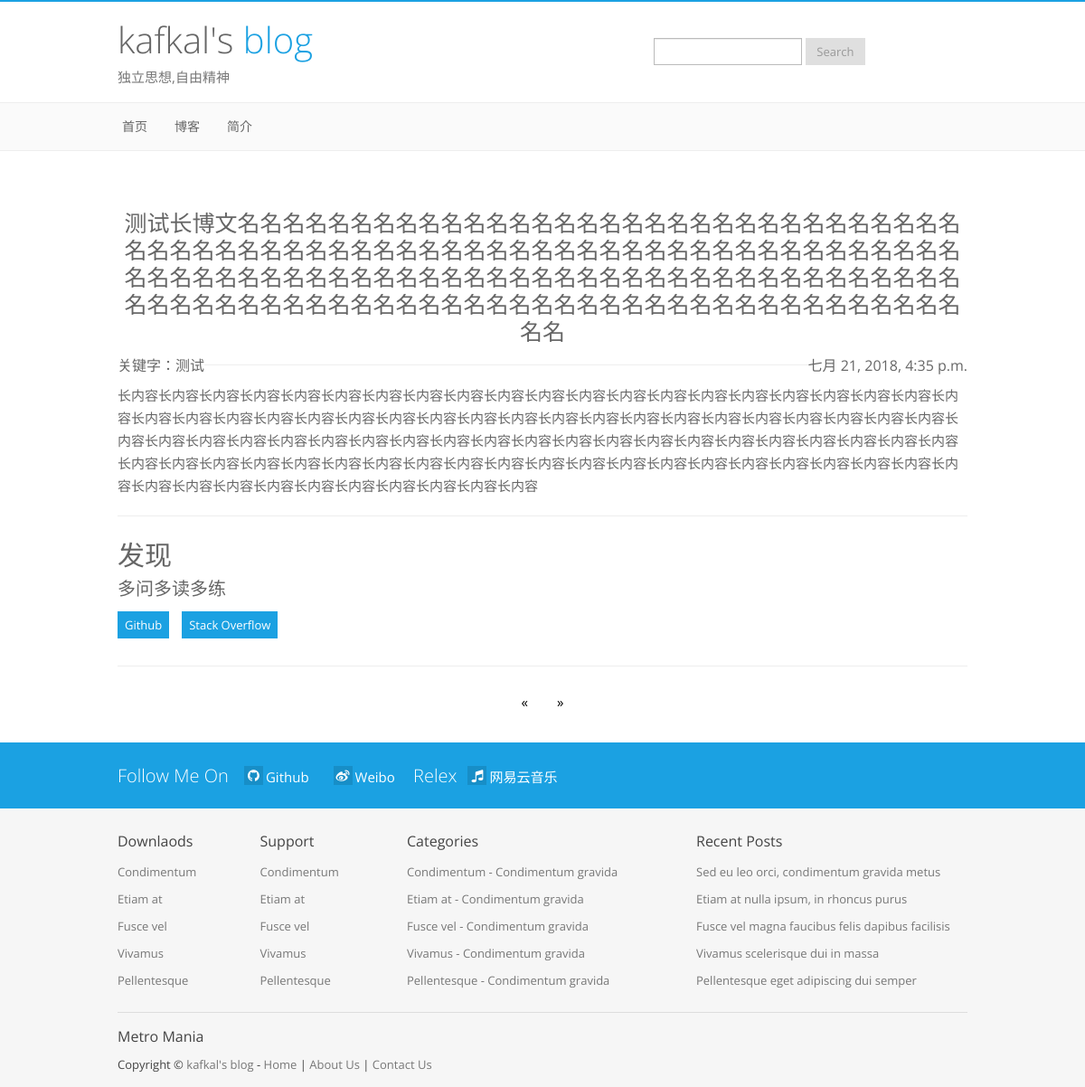
The app's page /blog/detail/4/ with its own data.
### blog/models.py (models this page shows, shortened)
class BlogsPost(models.Model):
    title = models.CharField(max_length=150)  #博客标题
    text = RichTextUploadingField(config_name="博客正文")                 #博客正文
    date = models.DateTimeField()             #发布时间
    keywords = models.TextField(default='')             #关键词

### blog/views.py (the view)
# urls.py: path('detail/<int:pk>/',views.BlogDetails.as_view(),name='detail'),
class BlogDetails(generic.DetailView):
    model = BlogsPost
    template_name = 'blog/blogdetail.html'
    context_object_name = 'blog'

### blog/templates/blog/blogdetail.html (shortened to what this page needs)
{% load static %}
{% load spacify %}
<!DOCTYPE html>
<html lang="en">
<head>
  <link rel="stylesheet" href="https://cdn.bootcss.com/font-awesome/4.7.0/css/font-awesome.css">
  <link href="{% static 'index/style/bootstrap.css' %}" rel="stylesheet" />
  <link href="{% static 'index/style/prettyPhoto.css' %}" rel="stylesheet"/>
  <link rel="stylesheet" href="{% static 'index/style/slider.css' %}" />
  <link rel="stylesheet" href="{% static 'index/style/flexslider.css' %}" />
  <link href="{% static 'index/style/style.css' %}" rel="stylesheet" />
  <link href="{% static 'index/style/lblue.css' %}" rel="stylesheet" />
  <link href="{% static 'index/style/bootstrap-responsive.css' %}" rel="stylesheet" />
<meta http-equiv="Content-Type" content="text/html; charset=utf-8" /></head>
<body>
<header>
  <div class="container">
    <div class="row">
      <div class="span6">
        <div class="logo">
          <h1><a href="#">kafkal's <span class="color">blog</span></a></h1>
          <div class="hmeta">独立思想,自由精神</div>
        </div>
      </div>
      <div class="span6">
        <div class="form">
          <form method="get" id="searchform" action="#" class="form-search" />
            <input type="text" value="" name="s" id="s" class="input-medium" />
            <button type="submit" class="btn">Search</button>
        </div>
      </div>
    </div>
  </div>
</header>
          <div class="navbar">
           <div class="navbar-inner">
             <div class="container">
               <div class="nav-collapse collapse">
                 <ul class="nav">
                   <li><a href="{% url 'index:index' %}">首页</a></li>
                   <li><a href="{% url 'blog:index' %}">博客</a></li>
                   <li><a href="{% url 'index:aboutus' %}">简介</a></li>
                 </ul>
               </div>
              </div>
           </div>
         </div>
<div class="content">
  <div class="container">
    <div class="row center">
      <div class="span12">
        <div class="bor"></div>
        <div class="bor"></div>
            <h4>{{ blog.title }}</h4><h6 style="float: right">{{ blog.date }}</h6><h6 style="float: left">关键字：{{ blog.keywords }}</h6>
            <hr/>
          <div align="left">{{ blog.text|safe }}</div>
      </div>
    </div>
<hr />
  <div class="discover">
    <div class="row">
      <div class="span12">
        <h3>发现</h3>
        <div class="big grey">多问多读多练</div>
          <div class="dis-nav button">
            <a href="#" id="one">Github</a>
            <a href="https://stackoverflow.com/"id="two">Stack Overflow</a>
          </div>
      </div>
    </div>
  </div>
<hr />
  <div style="text-align: center">
    <ul class="pagination">
        <li><a href="{% url 'blog:index' %}">«</a></li>
        <li><a href="#">»</a></li>
    </ul>
  </div>
</div>
<div class="social-links">
  <div class="container">
    <div class="row">
      <div class="span12">
          <p class="big"><span>Follow Me On</span> <a href="https://github.com/mtp1997411" target="_blank"><i class="fa fa-github"></i>Github</a><a href="https://weibo.com/u/2211865032" target="_blank"><i class="fa fa-weibo"></i>Weibo</a>
              <span>Relex</span><a href="https://music.163.com/#/playlist?id=423085978" target="_blank"><i class="fa fa-music"></i>网易云音乐</a></p>
      </div>
    </div>
  </div>
</div>
<footer>
  <div class="container">
    <div class="row">
      <div class="widgets">
        <div class="span4">
          <div class="fwidget">
            <div class="col-l">
              <h6>Downlaods</h6>
              <ul>
                <li><a href="#">Condimentum</a></li>
                <li><a href="#">Etiam at</a></li>
                <li><a href="#">Fusce vel</a></li>
                <li><a href="#">Vivamus</a></li>
                <li><a href="#">Pellentesque</a></li>
              </ul>
            </div>
            <div class="col-r">
              <h6>Support</h6>
              <ul>
                <li><a href="#">Condimentum</a></li>
                <li><a href="#">Etiam at</a></li>
                <li><a href="#">Fusce vel</a></li>
                <li><a href="#">Vivamus</a></li>
                <li><a href="#">Pellentesque</a></li>
              </ul>
            </div>
          </div>
        </div>
        <div class="span4">
          <div class="fwidget">
            <h6>Categories</h6>
            <ul>
              <li><a href="#">Condimentum - Condimentum gravida</a></li>
              <li><a href="#">Etiam at - Condimentum gravida</a></li>
              <li><a href="#">Fusce vel - Condimentum gravida</a></li>
              <li><a href="#">Vivamus - Condimentum gravida</a></li>
              <li><a href="#">Pellentesque - Condimentum gravida</a></li>
            </ul>
          </div>
        </div>
        <div class="span4">
          <div class="fwidget">
            <h6>Recent Posts</h6>
            <ul>
              <li><a href="#">Sed eu leo orci, condimentum gravida metus</a></li>
              <li><a href="#">Etiam at nulla ipsum, in rhoncus purus</a></li>
              <li><a href="#">Fusce vel magna faucibus felis dapibus facilisis</a></li>
              <li><a href="#">Vivamus scelerisque dui in massa</a></li>
              <li><a href="#">Pellentesque eget adipiscing dui semper</a></li>
            </ul>
          </div>
        </div>
      </div>
      <div class="span12">
          <div class="copy">
            <h6>Metro <span class="color">Mania</span></h6>
            <p>Copyright &copy; <a href="#">kafkal's blog</a> - <a href={% url 'index:index' %}>Home</a> | <a href={% url 'index:aboutus' %}>About Us</a> | <a href="https://github.com/mtp1997411">Contact Us</a></p>
          </div>
      </div>
    </div>
  </div>
</footer>
</div>
</body>
</html>

### static/index/style/style.css (style rules this page uses)
* { border-radius: 0px !important; }
body { color: #666; font-size: 15px; line-height: 25px; font-weight: 400; }
h1,h2,h3,h4,h5,h6 { font-family: 'Open Sans', sans-serif; font-weight: normal !important; margin: 2px 0px 5px 0px; padding: 2px 0px; color: #666; }
h1,h2 { font-weight: 300 !important; }
h3,h4,h5,h6 { font-weight: 400 !important; color: #666; }
h3 { font-size: 30px; line-height: 35px; }
h4 { font-size: 25px; line-height: 30px; }
h6 { font-size: 16px; line-height: 24px; }
p { margin: 2px 0px; }
hr { margin: 20px 0px; }
.bor { height: 20px; }
.center { text-align: center; }
.grey { color: #666; }
.big { font-size: 20px !important; font-family: 'Open Sans', sans-serif; margin-bottom: 10px; font-weight: 300; }
.form { margin:20px 0px; margin-bottom: 0px; }
.button a, .button a:visited { color: #fff; font-size: 13px; line-height: 20px; display: inline-block; padding: 5px 8px; margin-top: 3px; }
.col-l { width: 47.5%; float: left; }
.col-r { width: 47.5%; float: right; }
form button { font-size:13px !important; }
form input { font-size:13px !important; }
header { background: #fff; }
header .logo { padding: 15px 0px; }
header .logo h1 { font-size: 40px; line-height: 45px; margin-bottom: 5px; }
header .logo h1 a, header .logo h1 a:visited, header .logo h1 a:hover { color: #666; text-decoration: none; }
header .logo .hmeta { color: #777; }
header .form { text-align: center; max-width: 270px; margin: 0 auto; width: 260px; padding-top: 40px; }
.navbar-inner > .container { width:940px; }
.navbar { margin-bottom: 0px; }
.navbar *,.nav-collapse * { box-shadow: none !important; text-shadow: none !important; border-radius: 0px !important; font-weight: normal !important; font-size: 14px !important; }
.navbar-inner { padding-left: 0px; background: #fafafa; filter: none !important; }
.navbar { border-top: 1px solid #eee !important; border-bottom: 1px solid #eee !important; }
.navbar a, .navbar a:visited { color:#666 !important; }
.navbar .nav > li > a, .navbar .nav > li > a:visited { color: #666 !important; padding:30px 30px 30x; filter: none !important; }
.content { margin-top: 20px; }
.content ul { list-style-type: none; margin-left: 0px; }
.content ul li { padding: 5px 0px; }
.dis-nav a { display: inline-block; margin-right: 10px; margin-bottom: 10px; color: #fff; }
.social-links { margin-top: 20px; padding:20px 0px 10px 0px; color: #fff; line-height: 30px; }
.social-links a, .social-links a:visited, .social-links a:hover { font-size: 15px; margin: 0px 15px; color: #fff; font-weight: 400; text-decoration: none; display: inline-block; }
.social-links i { position: relative; top: -2px; width: 15px; text-align: center; padding: 3px; right: 3px; }
footer { font-size: 13px; background: #f6f6f6; color: #444; }
footer a { color: #777; }
footer .color { color: #444; }
footer h6 { color: #444; }
footer ul { list-style-type: none; margin-left: 0px; }
footer ul li { padding: 3px 0px; }
footer .widgets { margin-top: 20px; }
footer .copy { border-top: 1px solid #ddd; padding: 10px 0px; margin-top: 10px; }

### static/index/style/lblue.css (style rules this page uses)
a { color: #1ba1e2; }
.color { color: #1ba1e2; }
header { border-top: 2px solid #1ba1e2; }
.social-links { background: #1ba1e2; }
.social-links i { background: #178ec7; }
.button a { background: #1ba1e2; }

### blog/templates/blog/blogdetail.html (style rules this page uses)
ul.pagination { display: inline-block; padding: 0; margin: 0; }
ul.pagination li { display: inline; }
ul.pagination li a { color: black; float: left; padding: 8px 16px; text-decoration: none; }

### records on screen
BlogsPost: title "测试长博文名名名名名名名名名名名名名名名名名名名名名名名名名名名名名名名名名名名名名名名名名名名名名名名名名名名名名名名名名名名名名名名名名名名名名名名名名名名名名名名名名名名名名名名名名名名名名名名名名名名名名名名名名名名名名名名名名名名名名名名名名名名名名名名名名名名名名名名名名名名名名名名名名", date "七月 21, 2018, 4:35 p.m.", keywords "测试", text "长内容长内容长内容长内容长内容长内容长内容长内容长内容长内容长内容长内容长内容长内容长内容长内容长内容长内容长内容长内容长内容长内容长内容长内容长内容长内容长内容长内容长内容长内容长内容长内容长内容长内容长内容长内容长内容长内容长内容长内容长内容长内容长内容长内容长内容长内容长内容长内容长内容长内容长内容长内容长内容长内容长内容长内容长内容长内容长内容长内容长内容长内容长内容长内容长内容长内容长内容长内容长内容长内容长内容长内容长内容长内容长内容长内容长内容长内容长内容长内容长内容长内容长内容长内容长内容长内容长内容长内容长内容长内容长内容长内容长内容"
